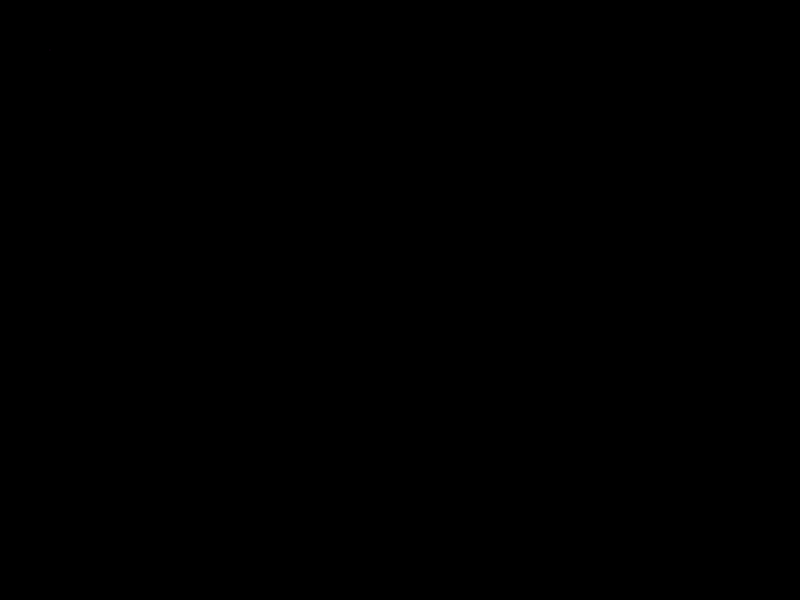
Frame 1 (no input)
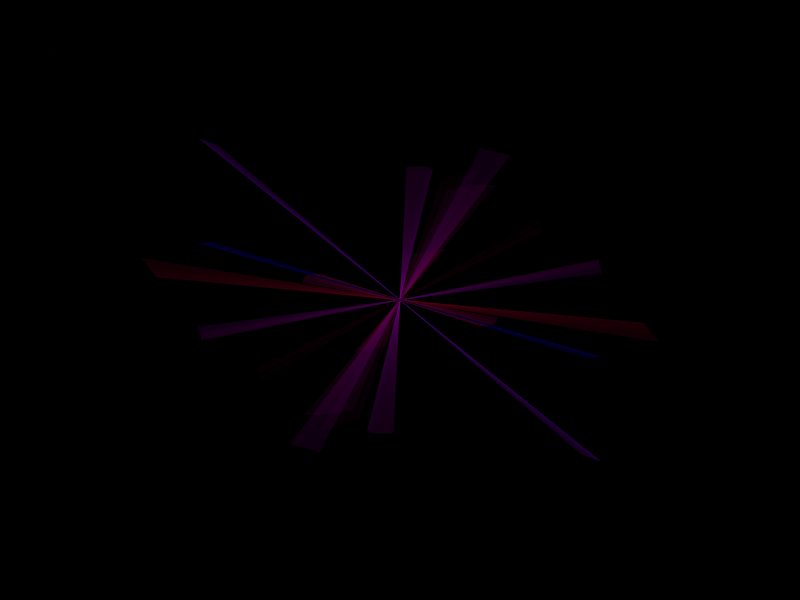
Frame 60 (no input)
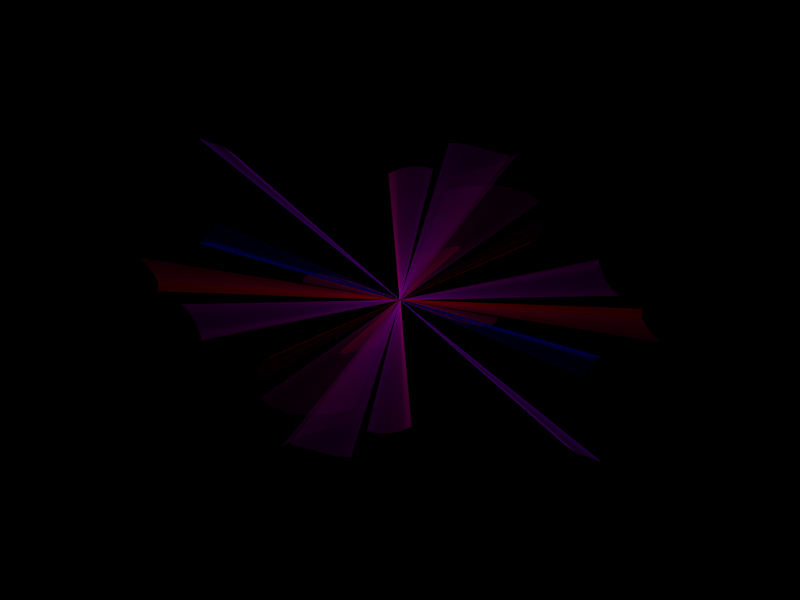
Frame 120 (the mouse pressed at the canvas centre since frame 60)

The p5.js sketch that drew these frames (run headless with seeded random() and noise() and a simulated clock; from frame 60 on, the mouse is pressed at the canvas centre):

// p5.js sketch
// ── sketch.js
// The Nature of Code
// Daniel Shiffman
// http://natureofcode.com

var painters = []; 

var r, g, b;
let step = 5;

function setup() {
  for (var i=0; i < 11; i++){
    painters.push(new Walker());
  }
	createCanvas(displayWidth, displayHeight);
	background(0);
	smooth();
}

function draw() {
	for (var i=0; i<painters.length; i++) {
    painters[i].display();
    painters[i].walk();
    painters[i].randomColor();
  }
}

function mouseClicked(){
  painters.push(new Walker());
}
  
class Walker {
	constructor() {
		this.position1 = createVector(width/2, height/2);
    this.position2 = createVector(width/2, height/2);
		this.noff = createVector(random(1000), random(1000));
		this.r = random(127);
		this.g = 0;
		this.b = random(127);
	}

	display() {
		strokeWeight(1);
		fill(this.r, this.g, this.b, 127);
		stroke(this.r, 0, this.b, 25);
    //point(this.position.x, this.position.y);
    line(this.position1.x, this.position1.y, this.position2.x, this.position2.y);
		//ellipse(this.position.x, this.position.y, 12, 12);
	}

	walk() {
		this.position1.x = map(noise(this.noff.x), 0, 1, 0, width);
		this.position1.y = map(noise(this.noff.y), 0, 1, 0, height);
    this.position2.x = map(noise(this.noff.x), 1, 0, 0, width);
    this.position2.y = map(noise(this.noff.y), 1, 0, 0, height);
		this.noff.add(0.001, 0.001, 0);
	}

	randomColor() {

		var count = floor(random(2));
		switch (count) {
				

			case 0:
				
				if (this.r > -1 && this.r < 256) {
					this.r = this.r + floor(random(step));
				} else if (this.r <= 0) {
					this.r = this.r + floor(random(step));
				} else if (this.r >= 256) {
					this.r = this.r - floor(random(step));
				}


				if (this.g > -1 && this.g < 256) {
					this.g = this.g + floor(random(step));
				} else if (this.g <= 0) {
					this.g = this.g + floor(random(step));
				} else if (this.g >= 256) {
					this.g = this.g - floor(random(step));
				}

				if (this.b > -1 && this.b < 256) {
					this.b = this.b + floor(random(step));
				} else if (this.b <= 0) {
					this.b = this.b + floor(random(step));
				} else if (this.b >= 256) {
					this.b = this.b - floor(random(step));
				}

				break;

			case 1:
				if (this.r > -1 && this.r < 256) {
					this.r = this.r - floor(random(step));
				} else if (this.r <= 0) {
					this.r = this.r + floor(random(step));
				} else if (this.r >= 256) {
					this.r = this.r - floor(random(step));
				}


				if (this.g > -1 && this.g < 256) {
					this.g = this.g - floor(random(step));
				} else if (this.g <= 0) {
					this.g = this.g + floor(random(step));
				} else if (this.g >= 256) {
					this.g = this.g - floor(random(step));
				}

				if (this.b > -1 && this.b < 256) {
					this.b = this.b - floor(random(step));
				} else if (this.b <= 0) {
					this.b = this.b + floor(random(step));
				} else if (this.b >= 256) {
					this.b = this.b - floor(random(step));
				}
				break;
		}
	}
}
